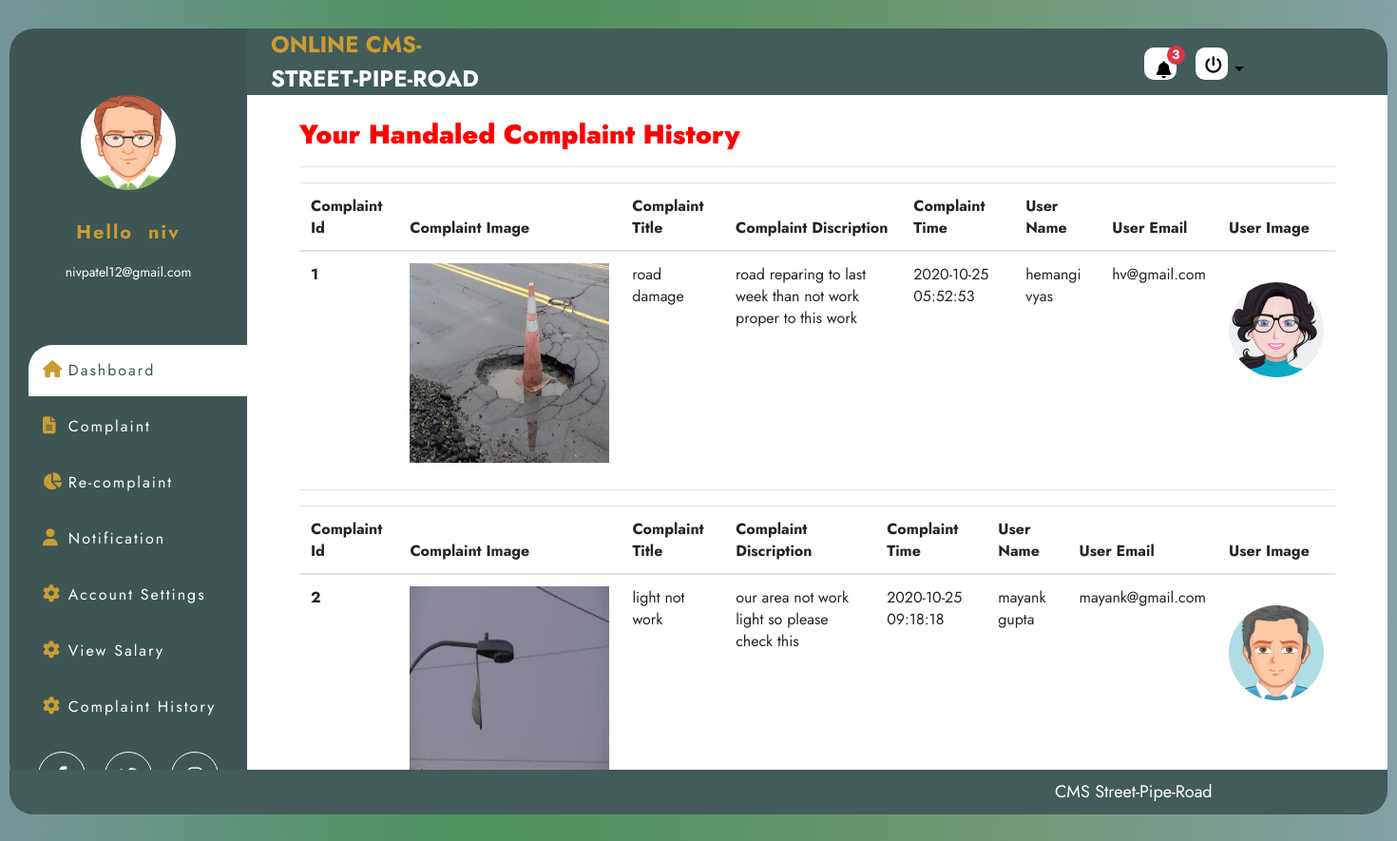
The page /project/worker/complaint_history.php (signed in) on the database its author committed.
### tables this page shows
CREATE TABLE `usertb` (
  `user_id` int(11) NOT NULL,
  `user_name` varchar(20) NOT NULL,
  `last_name` varchar(20) NOT NULL,
  `user_email` varchar(100) NOT NULL,
  `user_role` varchar(100) NOT NULL,
  `user_image` varchar(255) NOT NULL,
  `user_city` varchar(100) NOT NULL,
  `pwd` varchar(255) NOT NULL,
  `security_que` varchar(100) NOT NULL,
  `sequrity_ans` varchar(100) NOT NULL,
  `contact` varchar(100) NOT NULL,
  `user_area` varchar(50) NOT NULL,
  `user_pincode` varchar(12) NOT NULL,
  `account_time` timestamp NOT NULL DEFAULT current_timestamp()
);

CREATE TABLE `complain_tb` (
  `complaint_id` int(20) NOT NULL,
  `complaint_title` varchar(100) NOT NULL,
  `c_type` varchar(20) NOT NULL,
  `complaint_discription` varchar(255) NOT NULL,
  `user_id` int(10) NOT NULL,
  `user_worker_id` int(10) NOT NULL,
  `padding` enum('1','0') NOT NULL,
  `running` enum('1','0') NOT NULL,
  `complete` enum('1','0') NOT NULL,
  `image` varchar(255) NOT NULL,
  `c_address` varchar(255) NOT NULL,
  `recever_image` varchar(600) NOT NULL,
  `ctimestamp` datetime NOT NULL DEFAULT current_timestamp(),
  `solvetimestamp` datetime NOT NULL DEFAULT current_timestamp()
);

### project/worker/complaint_history.php (the view, shortened to what this page needs)
<div class="wrapper">
    <div class="wrapper_inner">
        <?php include "partial/_sidebar.php"; ?>
        <div class="main_container">
            <?php include "partial/_header.php"; ?>
            <div class="container">
                <h3 style="color:red; font-weight:900;">Your Handaled Complaint History</h3>
                <?php
                        if(isset($_SESSION['loginworker']) && $_SESSION['loginworker']==true)
                        {
                        $wsid=$_SESSION['worker_id'];
                        $sql="SELECT complain_tb.complaint_id,complain_tb.complaint_title,complain_tb.user_id,complain_tb.complaint_discription,complain_tb.image,complain_tb.ctimestamp FROM complain_tb INNER JOIN usertb ON complain_tb.user_worker_id=usertb.user_id WHERE complain_tb.user_worker_id='$wsid' AND complain_tb.complete='1'";
                        $result=mysqli_query($conn,$sql);
                                while($row = mysqli_fetch_assoc($result))
                                {
                                    $cid=$row["complaint_id"];
                                    $res_c_image=$row["image"];
                                    $ctitle=$row["complaint_title"];
                                    $user_id=$row["user_id"];
                                    $cdis=$row["complaint_discription"];
                                    $ctime=$row["ctimestamp"];
                                    $sql2="SELECT * FROM `usertb` WHERE `user_id`='$user_id'";
                                    $result2=mysqli_query($conn,$sql2);
                                while($row2 = mysqli_fetch_assoc($result2))
                                {
                                    $unm1=$row2["user_name"];
                                    $unm2=$row2["last_name"];
                                    $name=$unm1.' '.$unm2;
                                    $uemail=$row2["user_email"];
                                    $uimage=$row2["user_image"];
               echo ' <table class="table table-hover" id="myTable">
                    <thead>
                        <tr>
                            <th scope="col">Complaint Id</th>
                            <th scope="col">Complaint Image</th>
                            <th scope="col">Complaint Title</th>
                            <th scope="col">Complaint Discription</th>
                            <th scope="col">Complaint Time</th>
                            <th scope="col">User Name</th>
                            <th scope="col">User Email</th>
                            <th scope="col">User Image</th>
                        </tr>
                    </thead>
                    <tbody>
                        <tr>
                            <th scope="row">'.$cid.'</th>
                            <td>';
                            $res_c_image=explode(" ",$res_c_image);
                            for ($i=0; $i <1 ; ++$i) {
                                echo '<img src="../../USER_WORK/'.$res_c_image[$i].'" alt=""height="210px" width="210px" >';
                            }
                            echo '
                           </td>
                            <td>'.$ctitle.'</td>
                            <td>'.$cdis.'</td>
                            <td>'.$ctime.'</td>
                            <td>'.$name.'</td>
                            <td>'.$uemail.'</td>
                            <td><img src="../../USER_WORK/'.$uimage.'" height="100px" width="100px" style="
                                                border-radius:50%;
                                                margin:20px 0px;
                                                " alt="profile_pic">
                            </td>
                        </tr>
                        <hr>
                    </tbody>
                </table>';
                                }
                                }
                            }
                            ?>
            </div>
        </div>
        <?php include "partial/footer.php"; ?>
    </div>

### project/worker/partial/_sidebar.php (shortened to what this page needs)
<?php
include('_dbconnect.php');
?>
<html>
    <body>
    <div class="vertical_wrap">
                <div class="vertical_bar">
                    <div class="profile_info">
                        <div class="img_holder">
                        <?php
                            if(isset($_SESSION['loginworker']) && $_SESSION['loginworker']==true)
                                    {
                                       $wemail=$_SESSION['workeremail'];
                                        $sql="SELECT * FROM `usertb` WHERE `user_email`='$wemail'";
                                        $result=mysqli_query($conn,$sql);
                                        while($row = mysqli_fetch_assoc($result))
                                        {
                                            $wname=$row["user_name"];
                                            $wemail=$row["user_email"];
                                            $wimage=$row["user_image"];
                                            if($wimage=="")
                                {
                                    echo '<p style="margin-top:40px;color:#fff;"><a href="settingprofile.php"  style="color:#fff;">Edit Your Profile Info</a></p>';
                                }
                                else{
                                            echo '<img src="'.$wimage.'" height="100px" width="100px" style="
                                                border-radius:50%;
                                                margin:20px 0px;
                                                " alt="profile_pic">';
                                }
                                            echo '</div>';
                                            echo '<p class="title">Hello &nbsp;'.$wname.'</p>
                                                            <p class="sub_title">'.$wemail.'</p>';
                                        }
                                    }
                                ?>
                    </div>
                    <ul class="menu" >
                        <li>
                            <a href="index.php" class="active">
                                <span class="icon"><i class="fas fa-home"></i></span>
                                <span class="text">Dashboard</span>
                            </a>
                        </li>
                        <li>
                            <a href="view_complaint.php">
                                <span class="icon"><i class="fas fa-file-alt"></i></span>
                                <span class="text">Complaint</span>
                            </a>
                        </li>
                        <li>
                            <a href="recomplaint.php">
                                <span class="icon"><i class="fas fa-chart-pie"></i></span>
                                <span class="text">Re-complaint</span>
                            </a>
                        </li>
                        <li>
                            <a href="feedback.php">
                                <span class="icon"><i class="fas fa-user"></i></span>
                                <span class="text">Notification</span>
                            </a>
                        </li>
                        <li>
                            <a href="setting.php">
                                <span class="icon"><i class="fas fa-cog"></i></span>
                                <span class="text">Account Settings</span>
                            </a>
                        </li>
                        <li>
                            <a href="wsalary.php">
                                <span class="icon"><i class="fas fa-cog"></i></span>
                                <span class="text">View Salary</span>
                            </a>
                        </li>
                        <li>
                            <a href="complaint_history.php">
                                <span class="icon"><i class="fas fa-cog"></i></span>
                                <span class="text">Complaint History</span>
                            </a>
                        </li>
                    </ul>
                    <ul class="social">
                        <li><a href="#"><i class="fab fa-facebook-f"></i></a></li>
                        <li><a href="#"><i class="fab fa-twitter"></i></a></li>
                        <li><a href="#"><i class="fab fa-instagram"></i></a></li>
                    </ul>
                </div>
            </div>
    </body>
</html>

### project/worker/css/style.css (style rules this page uses)
* { font-family: 'Jost', sans-serif; list-style: none; text-decoration: none; margin: 0; padding: 0; box-sizing: border-box; font-family: 'Jost', sans-serif; }
body { background: linear-gradient(to right, #739699, #4d915c, #69976d, #82a2a5); }
.wrapper { margin: 0 10px; }
.wrapper_inner { position: relative; max-width: 1480px; width: 100%; height: 800px; background: #fff; margin: 30px auto; border-radius: 25px; display: flex; }
.vertical_wrap { position: relative; height: 100%; }
.vertical_bar { width: 250px; background: #3d5654; height: 100%; border-top-left-radius: 25px; border-bottom-left-radius: 25px; position: relative; }
.vertical_bar .profile_info { text-align: center; padding: 50px 25px; }
.vertical_bar .profile_info img { width: 100px; }
.vertical_bar .profile_info .title { font-size: 20px; letter-spacing: 2px; color: #c99c33; font-weight: 700; padding-top: 10px; }
.vertical_bar .profile_info .sub_title { font-size: 14px; color: #fff; }
.vertical_bar .menu { padding-left: 20px; }
.vertical_bar .menu li a { display: block; padding: 15px; color: #fff; letter-spacing: 2px; border-top-left-radius: 25px; margin-bottom: 5px; text-decoration-line: none; }
.vertical_bar .menu li a .icon { color: #c99c33; width: 20px; font-size: 18px; padding-right: 10px; display: inline-block; }
.vertical_bar .menu li a:hover, .vertical_bar .menu li a.active { background: #fff; color: #3d5654; }
.vertical_bar .social { width: 100%; display: flex; justify-content: center; bottom: 10px; margin-top: 20px; }
.vertical_bar .social li a { width: 50px; height: 50px; color: #fff; border: 1px solid #fff; display: inline-block; border-radius: 50%; padding-top: 15px; font-weight: 600; font-size: 18px; text-align: center; line-height: 50px; margin: 0 10px; }
.main_container { width: calc(100% - 250px); }
.main_container .container { padding: 25px; height: calc(100% - 60px); overflow: auto; }
a { text-decoration: none; background: #000; color: #fff; padding: 5px; display: inline-block; }

### rows shown on the page
usertb: user_image (picture), user_name "niv", user_email "nivpatel12@gmail.com"
complain_tb: complaint_id "1", shows a picture, complaint_title "road damage", complaint_discription "road reparing to last week than not work proper to this work", ctimestamp "2020-10-25 05:52:53"
usertb: name "hemangi vyas", user_email "hv@gmail.com", user_image (picture)
complain_tb: complaint_id "2", shows a picture, complaint_title "light not work", complaint_discription "our area not work light so please check this", ctimestamp "2020-10-25 09:18:18"
usertb: name "mayank gupta", user_email "mayank@gmail.com", user_image (picture)

### other values the page prints
$ncount "3"
